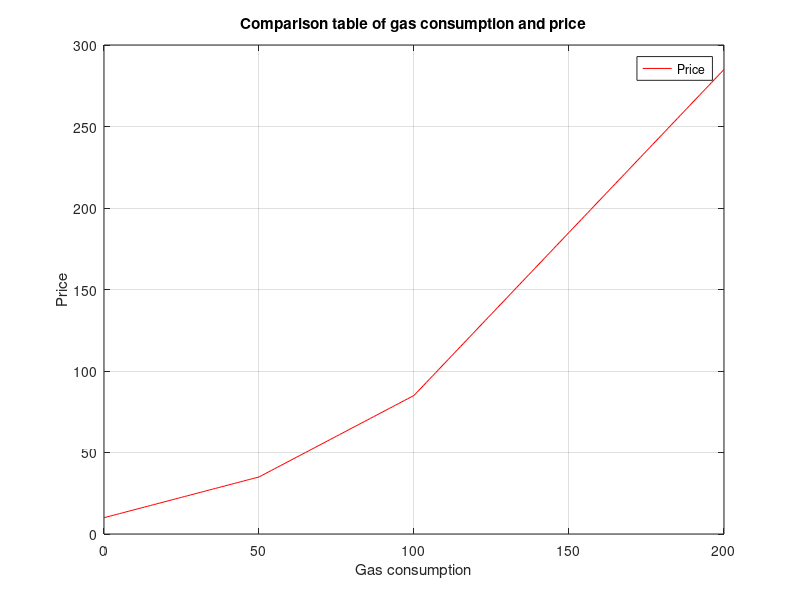

Here is the MATLAB script that generated this plot:
n=input('Please entry your candidate number.\n');%Enter the candidate number and stored in the variable n
N=int32(n);
fprintf("Gas usage \t Price\n" );
for i=1:3
    A=mod(N,100);
    N=idivide(N,100);
    if A<50
        a=10+0.5.*A;
    elseif A<100
        a=10+25+(A-50).*1;
    else
        a=10+75+(A-100).*2;
    end
    fprintf("%d \t\t\t %f\n",A,a);
end

consumption=0:200;
price=0:201:0;
for i=0:200
    if consumption(i+1)<50
        price(i+1)=10+0.5.*consumption(i+1);
    elseif consumption(i+1)<100
        price(i+1)=10+25+(consumption(i+1)-50).*1;
    else
        price(i+1)=10+75+(consumption(i+1)-100).*2;
    end
end

%The following code is used to make the image
plot(consumption,price,'r');
title("Comparison table of gas consumption and price");
xlabel("Gas consumption");
ylabel("Price");
legend("Price");
grid on;